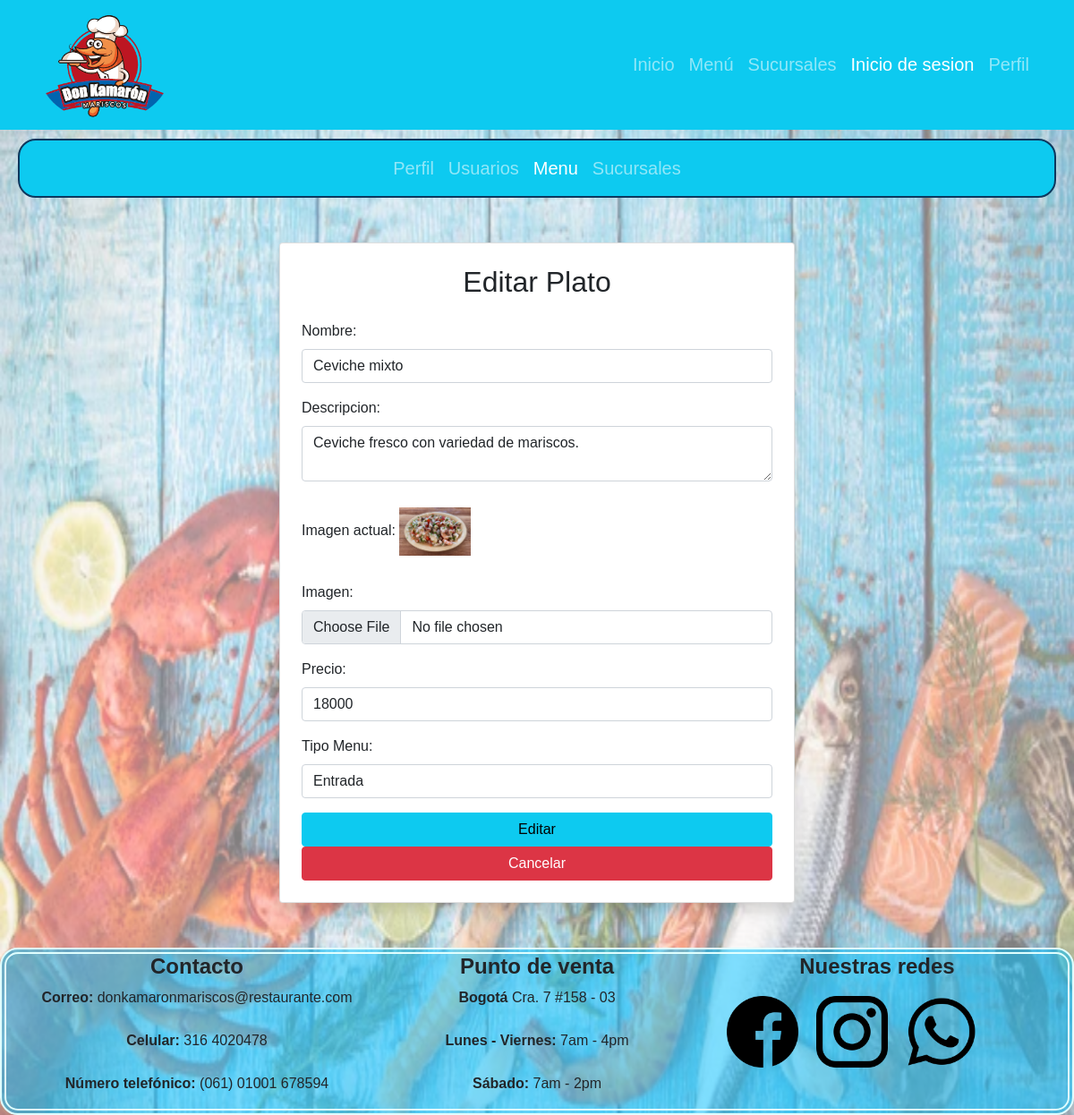
Screenshot of /vista/editar_menu.php?id_menu=4 with the database file from the repository.
### tables this page shows
CREATE TABLE `menu` (
  `id_menu` int(5) NOT NULL,
  `nombre` varchar(40) DEFAULT NULL,
  `descripcion` varchar(255) DEFAULT NULL,
  `imagen` varchar(255) DEFAULT NULL,
  `precio` int(20) DEFAULT NULL,
  `Tipo_Menuid_tipo_menu` int(5) NOT NULL
);

### configuracion/conexion.php (called while the page is built, shortened)
<?php
class Database{
    private static $host = "localhost";
    private static $user_name = "root";
    private static $db_name = "don_camaron";
    private static $password = "";
    private static $charset = "utf8mb4";
    private static $pdo = null;
    public static function connect(){
        if(self::$pdo === null){
            try{
                 $dn = "mysql:host=" . self::$host . ";dbname=" . self::$db_name . ";charset=" . self::$charset;
                self::$pdo = new PDO($dn, self::$user_name, self::$password);
                self::$pdo -> setAttribute(PDO::ATTR_ERRMODE, PDO::ERRMODE_EXCEPTION);
            }
            catch(PDOException $e){
                die("Error de conexion: " .$e -> getMessage());
            }
        }
        return self::$pdo;
    }
}
?>

### modelo/menu.php (called while the page is built, shortened)
<?php
require_once "../configuracion/conexion.php";
class Menu{
    private $db;
    public function __construct() {
       $this -> db = Database::connect();
    }
    public function obtener_plato_id($id_menu) {
        $sql = "SELECT * FROM menu WHERE id_menu = :id_menu";
        $stmt = $this->db->prepare($sql);
        $stmt->execute([':id_menu'=>$id_menu]);
        $resu = $stmt->fetchAll(PDO::FETCH_ASSOC);
        return $resu;
    }
}
?>

### vista/editar_menu.php (the view, shortened to what this page needs)
<?php
$menu_controlador = new Menu();
$id_menu = $_GET['id_menu'];
$menu = $menu_controlador->obtener_plato_id($id_menu);
?>
<!DOCTYPE html>
<html lang="en">
<head>
    <link rel="stylesheet" href="./bootstrap-5.0.2-dist/css/bootstrap.min.css">
    <link rel="stylesheet" href="./css/style.css">
</head>
<body>
    <nav class="navbar navbar-expand-lg bg-info navbar-dark">
        <div class="container">
            <a class="navbar-brand" href="#">
                <img src="./img/doncamaron.png" alt="logo" style="width: 150px;" class="rounded-pill">
            </a>
            <div class="collapse navbar-collapse" id="navbarNav">
                <ul class="navbar-nav ms-auto">
                    <li class="nav-item"><a class="nav-link" href="../index.php">Inicio</a></li>
                    <li class="nav-item"><a class="nav-link" href="./menu.php">Menú</a></li>
                    <li class="nav-item"><a class="nav-link" href="./sucursal.php">Sucursales</a></li>
                    <li class="nav-item"><a class="nav-link active" href="./Inicio_sesion.php">Inicio de sesion</a></li>
                    <li class="nav-item"><a class="nav-link" href="./perfil.php">Perfil</a></li>
                </ul>
            </div>
        </div>
    </nav>
    <nav class="navbar navbar-expand-lg bg-info navbar-dark" style="margin:10px 20px; border-radius: 20px; border: solid 2px rgb(13, 56, 94);">
        <div class="container">
            <div class="collapse navbar-collapse" id="navbarNav2">
                <ul class="navbar-nav mx-auto">
                    <li class="nav-item"><a class="nav-link" href="./perfil_admin.php">Perfil</a></li>
                    <li class="nav-item"><a class="nav-link" href="./panel_usuarios.php">Usuarios</a></li>
                    <li class="nav-item"><a class="nav-link active" href="#">Menu</a></li>
                    <li class="nav-item"><a class="nav-link" href="">Sucursales</a></li>
                </ul>
            </div>
        </div>
    </nav>
    <div class="container contact-container">
        <div class="card shadow p-4">
            <h2 class="text-center mb-4">Editar Plato</h2>
            <form action="../controlador/acciones_menu.php?accion=editar" method="POST" enctype="multipart/form-data">
                <div class="mb-3">
                    <label for="nombre" class="form-label">Nombre:</label>
                    <input type="text" class="form-control" id="nombre" placeholder="Ingrese el nombre" name="nombre" value="<?php echo $menu[0]['nombre']; ?>" required>
                </div>
                <div class="mb-3">
                    <label for="descripcion" class="form-label">Descripcion:</label>
                    <textarea type="text" class="form-control" id="descripcion" placeholder="Ingrese la descripcion" name="descripcion" required><?php echo $menu[0]['descripcion']; ?></textarea>
                </div>
                <div class="mb-3">
                    <label class="form-label">Imagen actual:</label>
                    <img src="../uploads/<?php echo $menu[0]['imagen']; ?>"class='img-fluid' alt='' style='width: 80px; height: 80px; object-fit: contain; border-radius: 8px;'>
                </div>
                <div class="mb-3">
                    <label for="imagen" class="form-label">Imagen:</label>
                    <input type="file" class="form-control" id="imagen" placeholder="Ingrese la imagen" name="imagen" accept="image/*" required>
                </div>
                <div class="mb-3">
                    <label for="precio" class="form-label">Precio:</label>
                    <input type="number" class="form-control" id="precio" placeholder="Ingrese un precio" name="precio" value="<?php echo $menu[0]['precio']; ?>" required>
                </div>
                <div class="mb-3">
                    <label for="tipo_menu" class="form-label">Tipo Menu:</label>
                    <select name="tipo_menu" id="tipo_menu" class="form-control" required>
                        <option  value="1" <?php if($menu[0]['Tipo_Menuid_tipo_menu'] == '1') echo 'selected'; ?>>Entrada</option>
                    </select>
                </div>
                <button type="submit" onclick="return confirmar_edicion()" class="btn btn-info w-100">Editar</button>
                <button type="button" onclick="cancelar_edicion()" class="btn btn-danger w-100">Cancelar</button>
            </form>
        </div>
    </div>
    <footer class="text-center footer-style"  style="border: solid lightcyan; border-style: double; border-radius: 20px; border-width: 7px; background:rgba(0, 191, 255, 0.5);">
        <div class="container">
          <div class="row">
         <div class="col-md-4 footer-col">
         <h4><b>Contacto</b></h4>
         <p>
            <b>Correo:</b> donkamaronmariscos@restaurante.com
            <br>
            <br>
            <b>Celular:</b> 316 4020478
            <br>
            <br>
            <b>Número telefónico:</b> (061) 01001 678594
         </p>
          </div>
          <div class="col-md-4 footer-col">
              <h4><b>Punto de venta</b></h4>
              <p>
                  <b>Bogotá</b> Cra. 7 #158 - 03
                  <br>
                  <br>
                  <b>Lunes - Viernes:</b> 7am - 4pm
                  <br>
                  <br>
                  <b>Sábado:</b> 7am - 2pm
              </p>
          </div>
          <div class="col-md-4 footer-col">
              <h4><b>Nuestras redes</b></h4>
              <ul class="list-inline d-flex" style="align-items: center; padding: 10px;">
                  <li>
                      <img src="./img/feis.png" class="img-fluid" alt="feis" style="width: 80px; margin-right: 10px;">
                  </li>
                  <li>
                      <img src="./img/insta.png" class="img-fluid" alt="insta" style="width: 80px; margin-left: 10px; margin-right: 10px;">
                  </li>
                  <li>
                      <img src="./img/wasat.png" class="img-fluid" alt="yutu" style="width: 80px; margin-left: 10px;">
                  </li>
              </ul>
          </div>
      </footer>
</body>
</html>

### vista/css/style.css (style rules this page uses)
* { padding: 0; margin: 0; box-sizing: border-box; text-decoration: none; }
nav { font-size: 20px; }

### vista/editar_menu.php (style rules this page uses)
body { font-family: 'Gill Sans', 'Gill Sans MT', Calibri, 'Trebuchet MS', sans-serif; }
.contact-container { max-width: 600px; margin: 50px auto; }

### rows the page displays
menu: nombre "Ceviche mixto", descripcion "Ceviche fresco con variedad de mariscos.", imagen (picture), precio "18000", tipo_menu "Entrada"
